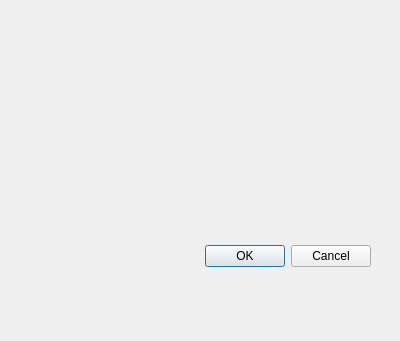
<?xml version="1.0" encoding="UTF-8"?>
<ui version="4.0">
 <class>Dialog</class>
 <widget class="QDialog" name="Dialog">
  <property name="geometry">
   <rect>
    <x>0</x>
    <y>0</y>
    <width>400</width>
    <height>341</height>
   </rect>
  </property>
  <property name="windowTitle">
   <string>Dialog</string>
  </property>
  <widget class="QDialogButtonBox" name="buttonBox">
   <property name="geometry">
    <rect>
     <x>30</x>
     <y>240</y>
     <width>341</width>
     <height>32</height>
    </rect>
   </property>
   <property name="orientation">
    <enum>Qt::Horizontal</enum>
   </property>
   <property name="standardButtons">
    <set>QDialogButtonBox::Cancel|QDialogButtonBox::Ok</set>
   </property>
  </widget>
 </widget>
 <resources/>
 <connections>
  <connection>
   <sender>buttonBox</sender>
   <signal>accepted()</signal>
   <receiver>Dialog</receiver>
   <slot>accept()</slot>
   <hints>
    <hint type="sourcelabel">
     <x>248</x>
     <y>254</y>
    </hint>
    <hint type="destinationlabel">
     <x>157</x>
     <y>274</y>
    </hint>
   </hints>
  </connection>
  <connection>
   <sender>buttonBox</sender>
   <signal>rejected()</signal>
   <receiver>Dialog</receiver>
   <slot>reject()</slot>
   <hints>
    <hint type="sourcelabel">
     <x>316</x>
     <y>260</y>
    </hint>
    <hint type="destinationlabel">
     <x>286</x>
     <y>274</y>
    </hint>
   </hints>
  </connection>
 </connections>
</ui>
